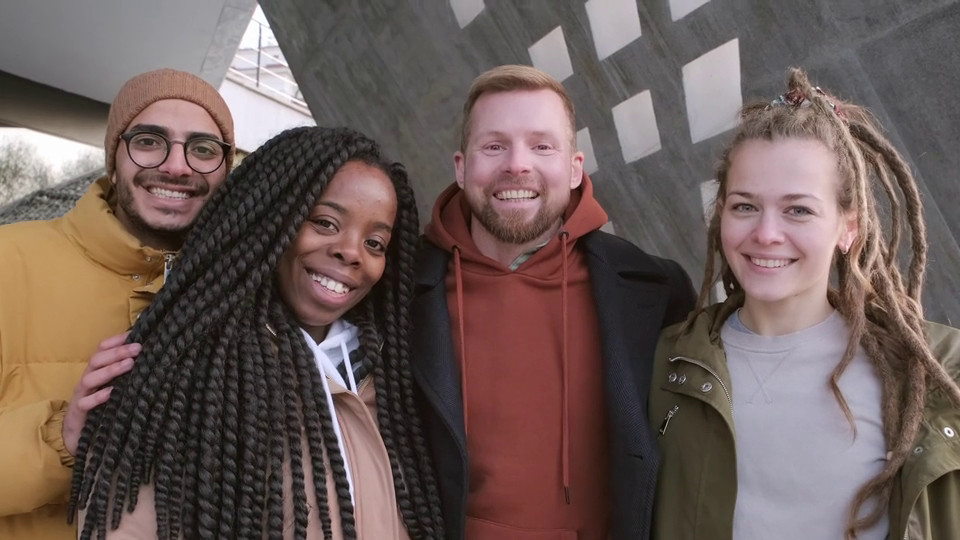
#> input picture frame 24 of Videos/group.mp4, 960 x 540 px
$ python face_detect_video.py
#> lines starting #> are read from the running program, lines starting #| are printed output that depends on the picture; after the words box and inside, x2 and y2 are one past the last pixel; in counts of white or black regions, pixels touching at a corner belong together
import cv2 as cv

haar_cascade = cv.CascadeClassifier("haar_front_face_default.xml")

video_capture = cv.VideoCapture("group.mp4")

# Get the video's frame width, height, and frames per second
frame_width = int(video_capture.get(cv.CAP_PROP_FRAME_WIDTH))
frame_height = int(video_capture.get(cv.CAP_PROP_FRAME_HEIGHT))
fps = video_capture.get(cv.CAP_PROP_FPS)

# Create a VideoWriter object to save the output video
output_video = cv.VideoWriter("output_video.mp4",
                              cv.VideoWriter_fourcc(*"mp4v"),
                              fps,
                              (frame_width, frame_height))

while True:
    # Read the current frame
    ret, frame = video_capture.read()
#> frame is the input picture: shape (540, 960, 3); mean B, G, R 87.6, 91.4, 108.2

    # Break the loop if the video has ended
    if not ret:
        break

    gray = cv.cvtColor(frame, cv.COLOR_BGR2GRAY)
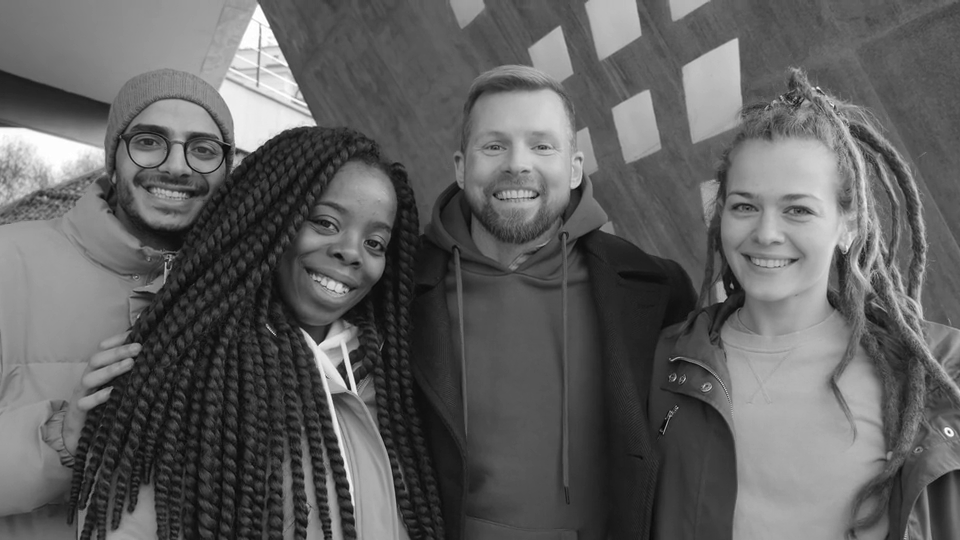
#> gray: shape (540, 960); min 2, max 255, mean 96

    # Detect faces in the frame
    faces_rect = haar_cascade.detectMultiScale(gray, scaleFactor=1.1, minNeighbors=7)
#> faces_rect = [[459, 99, 118, 118], [707, 156, 135, 135], [109, 95, 127, 127]]

    # Draw rectangles around the detected faces
    for (x, y, w, h) in faces_rect:
        cv.rectangle(frame, (x, y), (x + w, y + h), (0, 255, 0), 2)
#> this loop made 3 passes
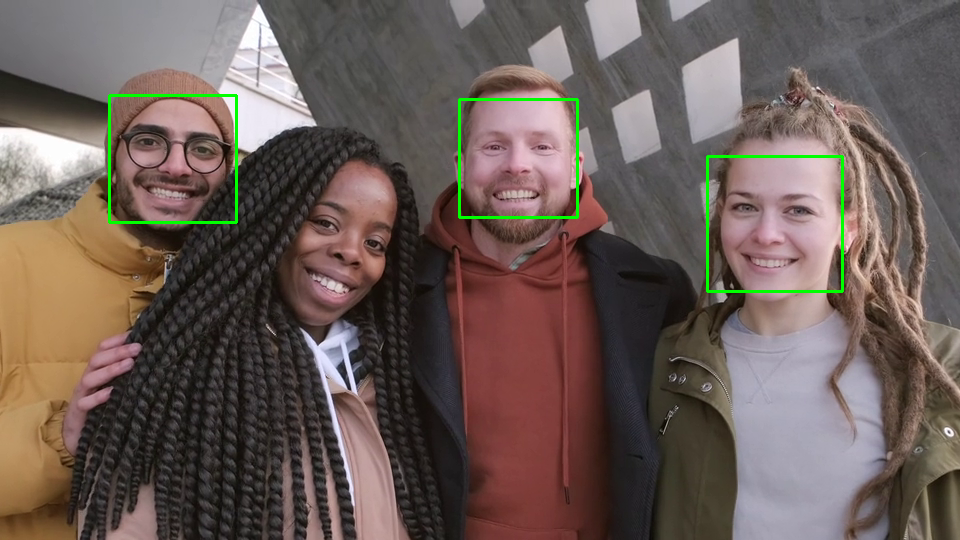
#> frame: shape (540, 960, 3); 0.88% of pixels changed, all inside (x1, y1, x2, y2) = (108, 94, 844, 293)

    cv.imshow("Faces", frame)

    output_video.write(frame)

    if cv.waitKey(1) & 0xFF == ord('q'):
#> (key q is pressed here)
        break

# Release the video capture and video writer objects
video_capture.release()
output_video.release()

cv.waitKey(0)

$ run again, starting later in the video
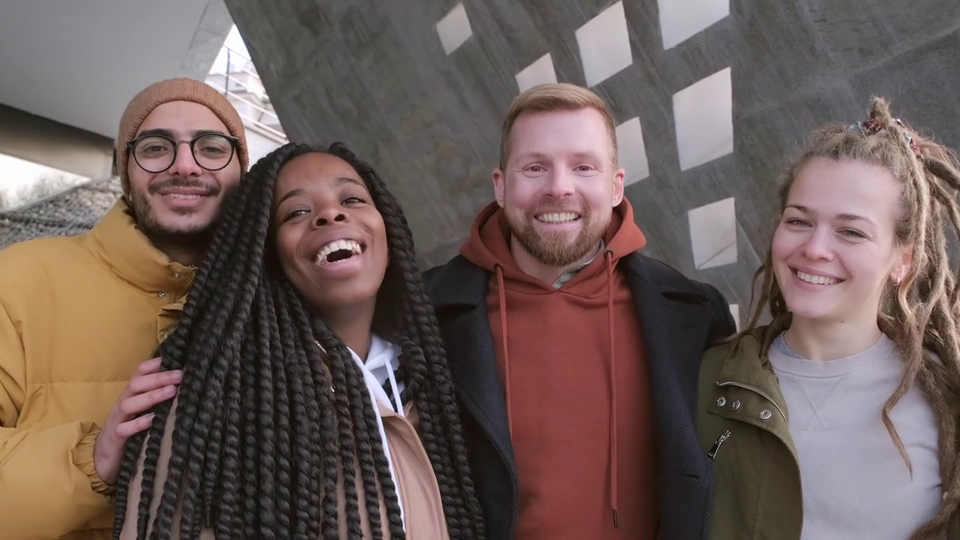
#> input picture frame 108 of Videos/group.mp4, 960 x 540 px
#> frame is the input picture: shape (540, 960, 3); mean B, G, R 88.2, 92.1, 109.2
#> `gray = cv.cvtColor(frame, cv.COLOR_BGR2GRAY)`:
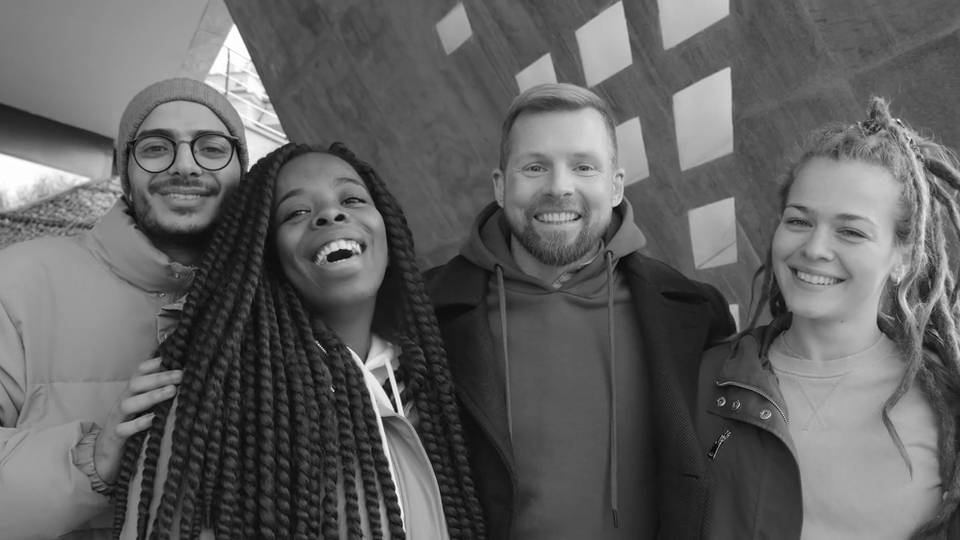
#> gray: shape (540, 960); min 4, max 255, mean 96.8
#> faces_rect = [[261, 156, 135, 135], [121, 97, 125, 125], [498, 118, 123, 123], [752, 169, 147, 147]]
#> the loop `for (x, y, w, h) in faces_rect:` made 4 passes
#> after the loop `for (x, y, w, h) in faces_rect:`:
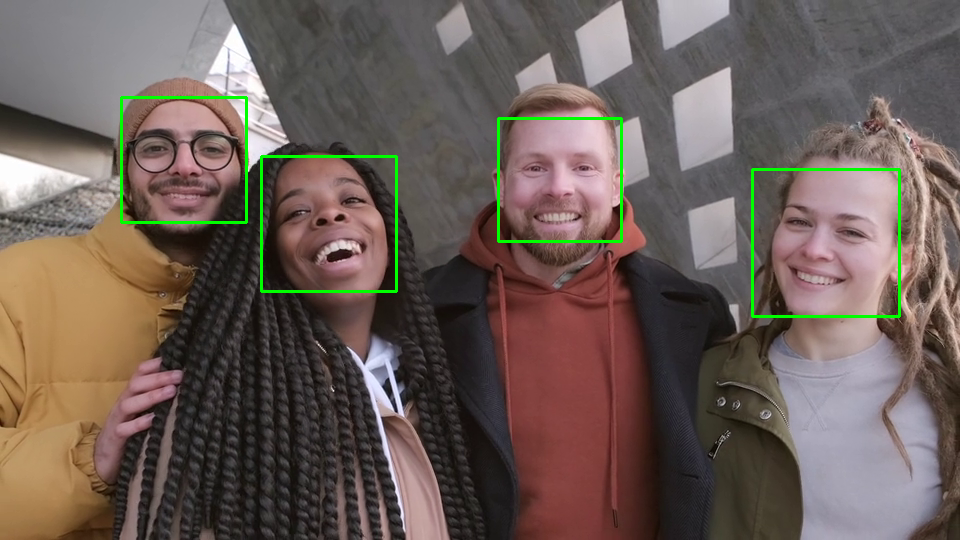
#> frame: shape (540, 960, 3); 1.22% of pixels changed, all inside (x1, y1, x2, y2) = (120, 96, 901, 318)

$ run again, starting later in the video
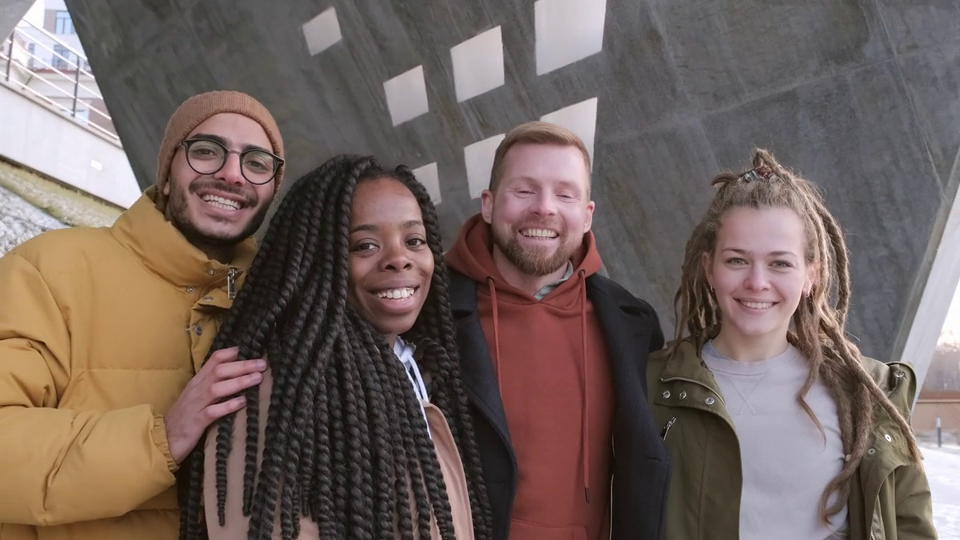
#> input picture frame 192 of Videos/group.mp4, 960 x 540 px
#> frame is the input picture: shape (540, 960, 3); mean B, G, R 92.9, 98.3, 113.6
#> `gray = cv.cvtColor(frame, cv.COLOR_BGR2GRAY)`:
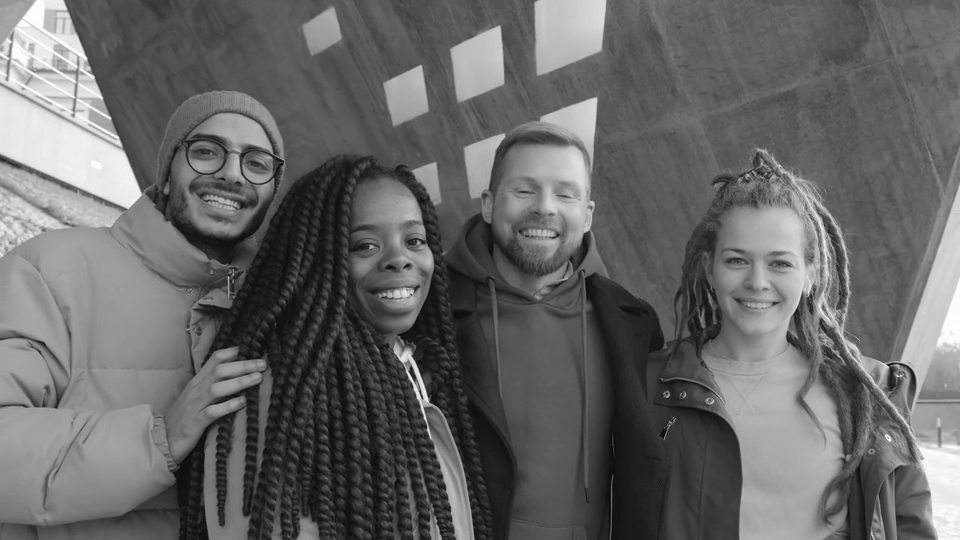
#> gray: shape (540, 960); min 5, max 255, mean 102.2
#> faces_rect = [[491, 149, 105, 105], [705, 219, 109, 109], [338, 196, 113, 113], [166, 106, 123, 123]]
#> the loop `for (x, y, w, h) in faces_rect:` made 4 passes
#> after the loop `for (x, y, w, h) in faces_rect:`:
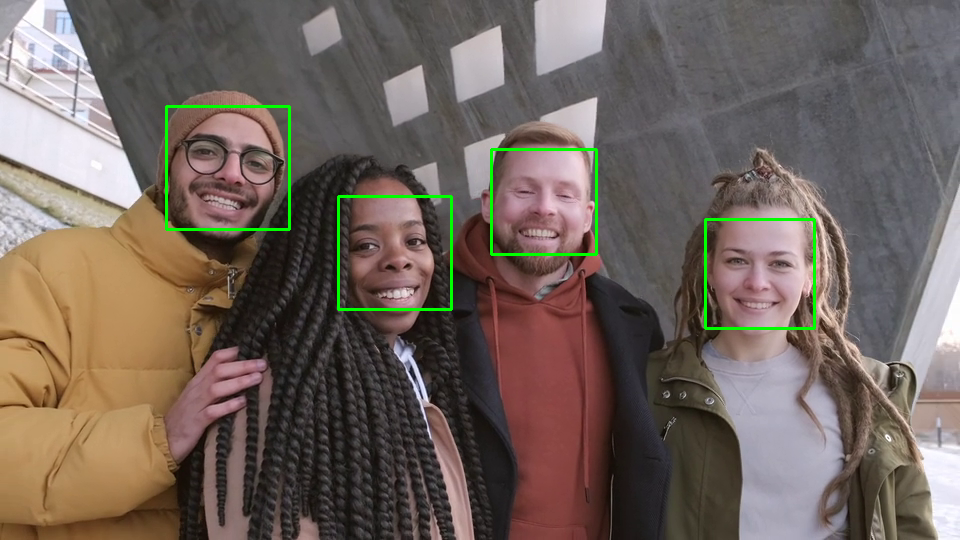
#> frame: shape (540, 960, 3); 1.04% of pixels changed, all inside (x1, y1, x2, y2) = (165, 105, 816, 330)
